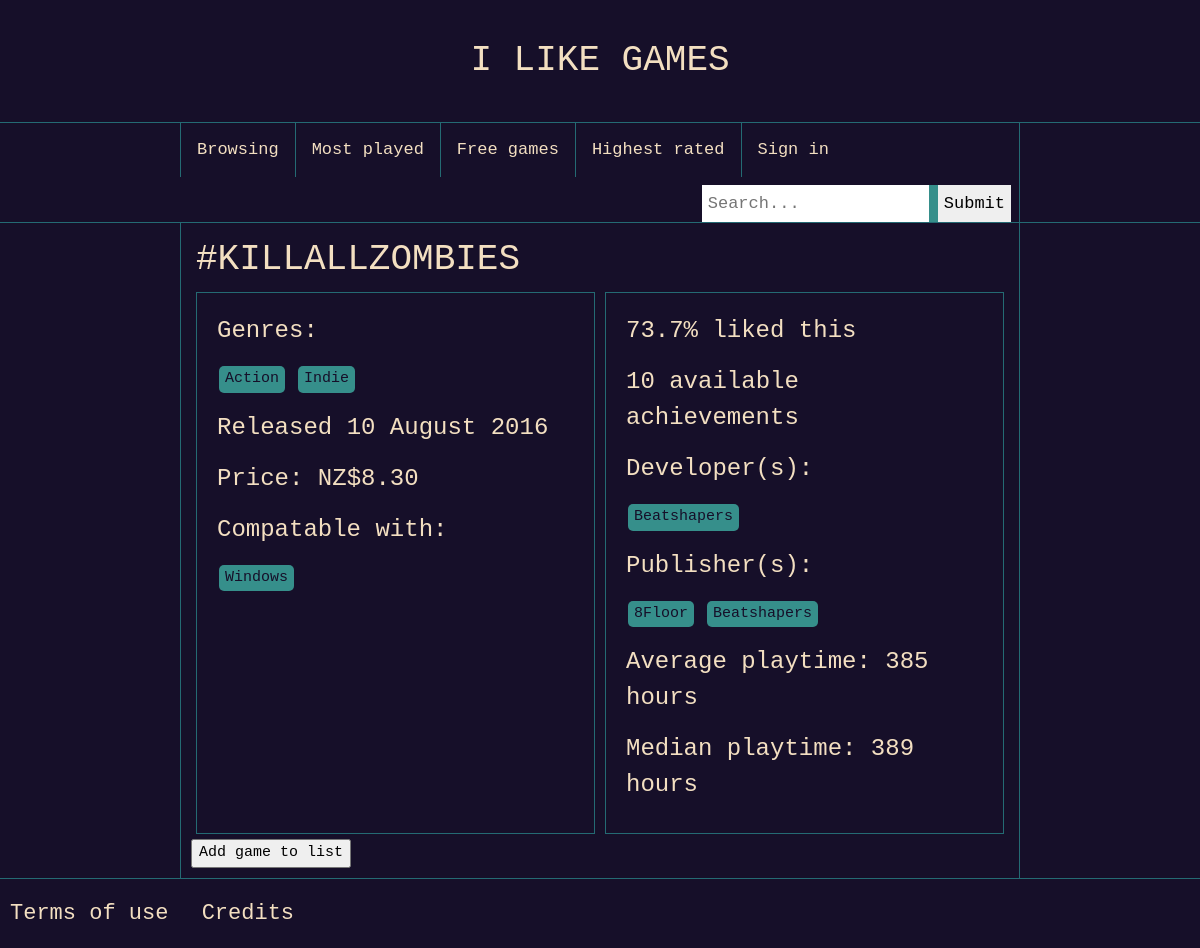
The app's page /game/303720 with its own data.
### tables this page shows
CREATE TABLE Game (id INTEGER PRIMARY KEY, name TEXT, releasedate DATE, windowscompat TINYINT (1), maccompat TINYINT (1), linuxcompat TINYINT (1), minage INTEGER, achievments INTEGER, negreviews INTEGER, posreviews INTEGER, averageplaytime INTEGER, medianplaytime INTEGER, price DEC (10, 2));

CREATE TABLE Genre (id INTEGER PRIMARY KEY, name TEXT);

CREATE TABLE GameDeveloper (gameid INTEGER REFERENCES Game (id), devid INTEGER REFERENCES Developer (id));

CREATE TABLE Developer (id INTEGER PRIMARY KEY, name TEXT);

CREATE TABLE GamePublisher (gameid INTEGER REFERENCES Game (id), publishid INTEGER REFERENCES Publisher (id));

CREATE TABLE Publisher (id INTEGER PRIMARY KEY, name TEXT);

### app.py (the view)
@app.route("/game/<int:id>", methods=["GET","POST"])
def game(id):
    sql = "SELECT * FROM Game WHERE id = ?"
    game = query_db(sql, args=(id,), one=True)
    if not game:
        return render_template("empty_page.html")
    else:
        if game[2][5] == "0" and game[2][6] == "1":  # january
            month = "January"
        elif game[2][5] == "0" and game[2][6] == "2":  # february
            month = "February"
        elif game[2][5] == "0" and game[2][6] == "3":  # march
            month = "March"
        elif game[2][5] == "0" and game[2][6] == "4":  # april
            month = "April"
        elif game[2][5] == "0" and game[2][6] == "5":  # may
            month = "May"
        elif game[2][5] == "0" and game[2][6] == "6":  # june
            month = "June"
        elif game[2][5] == "0" and game[2][6] == "7":  # july
            month = "July"
        elif game[2][5] == "0" and game[2][6] == "8":  # august
            month = "August"
        elif game[2][5] == "0" and game[2][6] == "9":  # september
            month = "September"
        elif game[2][5] == "1" and game[2][6] == "0":  # october
            month = "October"
        elif game[2][5] == "1" and game[2][6] == "1":  # november
            month = "November"
        elif game[2][5] == "1" and game[2][6] == "2":  # december
            month = "December"
        if game[12] == 0:
            price = "FREE"
        else:
            if str(game[12])[-2] == ".":
                price = f"NZ${game[12]}0"
            else:
                price = f"NZ${game[12]}"
        if game[3] == 1:
            windows = "compatible"
        else:
            windows = "not-compatible"
        if game[4] == 1:
            mac = "compatible"
        else:
            mac = "not-compatible"
        if game[5] == 1:
            linux = "compatible"
        else:
            linux = "not-compatible"
        percent_rating = "%.1f" % (100*(game[9]/(game[8]+game[9])))
        if game[6] == 0:
            age_restrict = "any-age"
        else:
            age_restrict = "visible"
        if game[10] == 0:
            average_pt = "Unavailable"
        else:
            average_pt = f"{game[10]} hours"
        if game[11] == 0:
            median_pt = "Unavailable"
        else:
            median_pt = f"{game[11]} hours"
        sql = "SELECT * FROM Genre \
            JOIN GameGenre \
            ON GameGenre.genreid = Genre.id \
            WHERE GameGenre.gameid = ?"
        genres = query_db(sql, args=(id,))
        sql = "SELECT * FROM Developer \
            JOIN GameDeveloper \
            ON GameDeveloper.devid = Developer.id \
            WHERE GameDeveloper.gameid = ?"
        developers = query_db(sql, args=(id,))
        sql = "SELECT * FROM Publisher \
            JOIN GamePublisher \
            ON GamePublisher.publishid = Publisher.id \
            WHERE GamePublisher.gameid = ?"
        publishers = query_db(sql, args=(id,))
        if "user" in session:
            if session["user"] != None:
                sql = "SELECT * FROM UserGame WHERE gameid = ? AND userid = ?"
                is_it_here = query_db(sql, (id, session["user"][0]), one=True)
                if is_it_here:
                    added = True
                else:
                    added = False
            else:
                added = False
        else:
            added = False
        return render_template("game.html",
                               game=game,
                               genres=genres,
                               developers=developers,
                               publishers=publishers,
                               month=month,
                               price=price,
                               windows=windows,
                               mac=mac,
                               linux=linux,
                               percent_rating=percent_rating,
                               age_restrict=age_restrict,
                               average_pt=average_pt,
                               median_pt=median_pt,
                               id=id,
                               added=added)

### app.py (called while the page is built)
def query_db(sql, args=(), one=False):
    conn = sqlite3.connect(STEAM_DATABASE)
    cursor = conn.cursor()
    cursor.execute(sql, args)  # sql query and stuff that goes in the ?
    results = cursor.fetchall()  # for reading from db
    conn.commit()  # for making changes
    conn.close()
    return (results[0] if results else None) if one else results

### templates/game.html (shortened to what this page needs)
{% extends "layout.html" %}
{% block content %}
<h1 class="game-title">{{game[1]}}</h1>
<div class="game-info">
    <div class="left-info">
        <h3>Genres:</h3>
        <ul>
            {% for genre in genres %}
            <li>
                <a href="/genre_browsing/{{genre[0]}}/1">
                    {{genre[1]}}
                </a>
            </li>
            {% endfor %}
        </ul>
        <h3>Released {{game[2][8]}}{{game[2][9]}} {{month}} {{game[2][0]}}{{game[2][1]}}{{game[2][2]}}{{game[2][3]}}</h3>
        <h3>Price: {{price}}</h3>
        <h3>Compatable with:</h3>
        <ul>
            <li class={{windows}}>
                <a href="/windows/1">
                    Windows
                </a>
            </li>
        </ul>
    </div>
    <div class="right-info">
        <h3>{{percent_rating}}% liked this</h3>
        <h3>{{game[7]}} available achievements</h3>
        <h3>Developer(s):</h3>
        <ul>
            {% for dev in developers %}
            <li>
                <a href="/dev_browsing/{{dev[0]}}/1">
                    {{dev[1]}}
                </a>
            </li>
            {% endfor %}
        </ul>
        <h3>Publisher(s):</h3>
        <ul>
            {% for publisher in publishers %}
            <li>
                <a href="/publisher_browsing/{{publisher[0]}}/1">
                    {{publisher[1]}}
                </a>
            </li>
            {% endfor %}
        </ul>
        <h3>Average playtime: {{average_pt}}</h3>
        <h3>Median playtime: {{median_pt}}</h3>
    </div>
</div>
{% if added == True %}
<form action="/remove_from_dash/{{id}}" method="post">
    <input type="submit" value="Remove game from list">
</form>
{% else %}
<form action="/add_to_dash/{{id}}" method="post">
    <input type="submit" value="Add game to list">
</form>
{% endif %}
{% endblock %}

### static/css/style.css (style rules this page uses)
body { background-color: #160f29; color: #f3dfc1; }
a { text-decoration: none; color: #f3dfc1; }
.game-title { margin: 0 0 0 5px; }
.game-info { display: grid; grid-template-columns: 50% 50%; grid-auto-rows: minmax(min-content, max-content); width: 100%; margin-bottom: 10px; }
.left-info, .right-info { padding: 5px; margin: 5px; border: #246a73 1px solid; height: 100%; }
.compatible { display: disc; }
li, li a:visited { background-color: #368f8b; color: #160f29; width: fit-content; padding: 2px 6px; border-radius: 5px; margin: 2px; display: inline-block; }
ul { margin: 0 15px; padding: 0; }
.game-info h3 { margin: 15px; }

### static/css/w3.css (style rules this page uses)
html { box-sizing:border-box }
*,*:before,*:after { box-sizing:inherit }
html { -ms-text-size-adjust:100%;-webkit-text-size-adjust:100% }
body { margin:0 }
a { background-color:transparent }
button,input,select,textarea,optgroup { font:inherit;margin:0 }
button,input { overflow:visible }
button,[type=button],[type=reset],[type=submit] { -webkit-appearance:button }
html,body { font-family:Monospace,Verdana,sans-serif;font-size:15px;line-height:1.5 }
html { overflow-x:hidden }
h1 { font-size:36px }
h3 { font-size:24px }
h1,h2,h3,h4,h5,h6 { font-family:Monospace,"Segoe UI",Arial,sans-serif;font-weight:400; }
a { color:inherit }

### records on screen
Game: name "#KILLALLZOMBIES", releasedate "1", releasedate "0", releasedate "2", releasedate "6", achievments "10"
Genre: name "Action"
Genre: name "Indie"
GameDeveloper: name "Beatshapers"
GamePublisher: name "8Floor"
GamePublisher: name "Beatshapers"

### other values on screen
{{ month }} "August"
{{ price }} "NZ$8.30"
{{ percent_rating }} "73.7"
{{ average_pt }} "385 hours"
{{ median_pt }} "389 hours"
